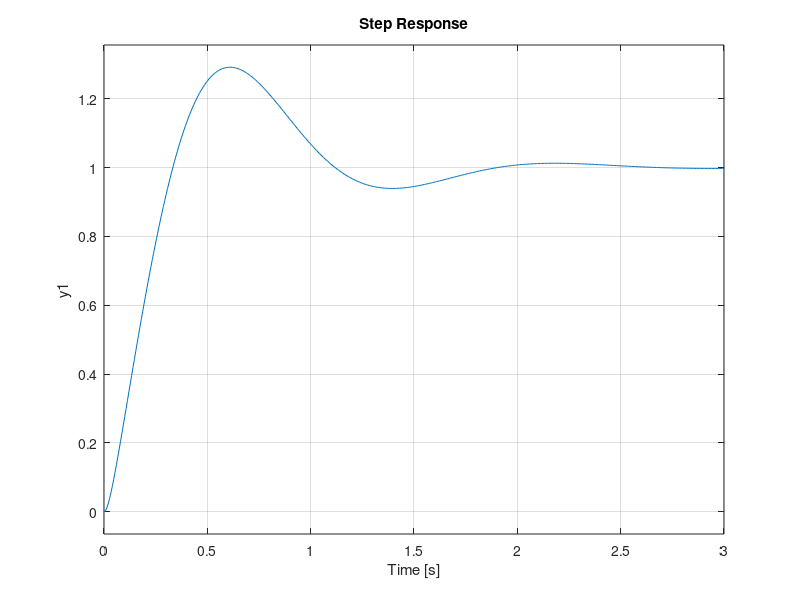

Recreate this plot in MATLAB.
%
% pps2s1_plot.m
%
% Pole Placement
%

Tf = 3;  % time final (sec)

Gs = tf([1], [1 1 0]);
Ds = tf([149 880], [1 47]);

Hs = (Ds*Gs)/(1 + Ds*Gs);

step(Hs, Tf);

print('pps2s1_plot.eps', '-deps');
